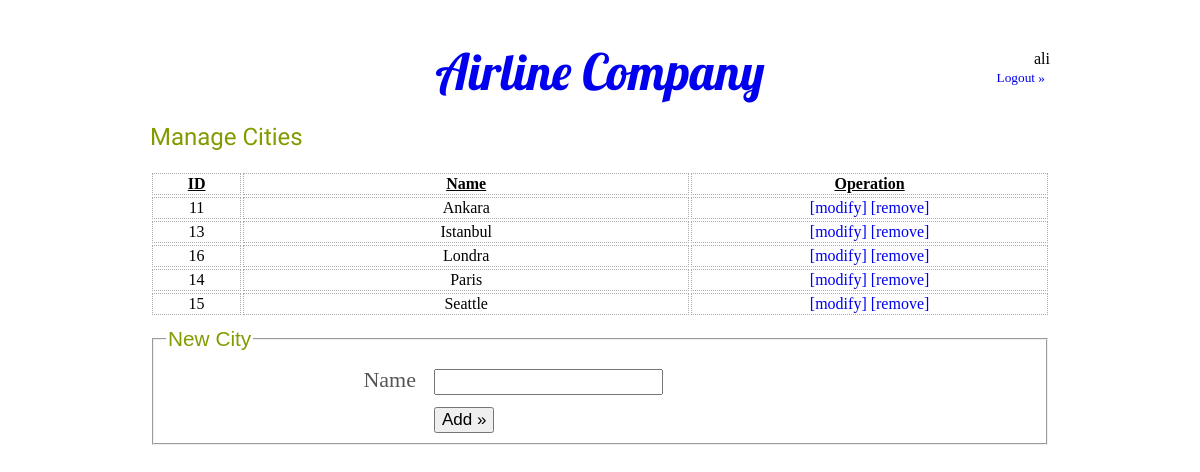
/city.php (signed in), run on the app's committed database.
### tables this page shows
CREATE TABLE `city` (
  `id` int(11) NOT NULL AUTO_INCREMENT,
  `name` varchar(100) NOT NULL,
  PRIMARY KEY (`id`)
);

### city.php (called while the page is built, shortened)
<?php
require_once 'inc.php';
$cities = Array();
$cities_result = mysql_query('SELECT * FROM city ORDER BY name', $mysql) or die(mysql_error());
while ($row = mysql_fetch_assoc($cities_result)) {
    $city['id'] = $row['id'];
	$city['name'] = $row['name'];
	$cities[] = $city;
}
require_once 'view_top.php';
require_once 'view_city.php';
require_once 'view_bottom.php';
?>

### view_city.php (the view, shortened to what this page needs)
<h2>Manage Cities</h2>
<table class='data'>
	<tr class='legend'>
		<td width='10%'>ID</td>
		<td width='50%'>Name</td>
		<td width='50%'>Operation</td>
	</tr>
<?php foreach($cities as $city){?>
	<tr>
		<td width='10%'><?=$city['id']?></td>
		<td width='50%'><?=$city['name']?></td>
		<td width='50%'>
			<a href='javascript://' onclick="edit('<?=$city['id']?>','<?=$city['name']?>')">[modify]</a>
			<a href='?action=delete&id=<?=$city['id']?>'>[remove]</a>
		</td>
	</tr>
<?php }?>
</table>
<div id='create'>
	<form method='post' action='?action=new' onsubmit='return add_check();'>
		<fieldset>
			<legend>New City</legend>
			<div class='line'>
				<div class='label'>Name</div>
				<div class='field'>
					<input type='text' name='name' id='add_name' value='<?=$add_name?>'/>
				</div>
			</div>
			<div class='line'>
				<div class='label'>&nbsp;</div>
				<div class='field'><input type='submit' value='Add &raquo;'/></div>
			</div>
		</fieldset>
	</form>
</div>

### style.css (style rules this page uses)
html, body { overflow-y: scroll; overflow: -moz-scrollbars-vertical; }
body { margin: 0; font: 16px normal 'Ubuntu', Helvetica, Arial, sans-serif, serif; }
h1, h2,h3,h4,h5 { font-family: 'Philosopher', arial, serif; color: #829C00; font-weight: normal; }
a { text-decoration:none; }
fieldset legend { font-family: Georgia, Arial, sans-serif,serif; font-size: 130%; color: #829C00; }
div.line { width:100%; clear:both; padding: 10px 0; }
div.label { width: 250px; text-align: right; font-size: 22px; padding-right: 10px; float:left; color: #555; }
div.field { font-size: 22px; width: 600px; float:right; }
input, select { font-size: 17px; }
a { padding: 5px; }
table.data { width: 100%; margin:10px auto; border: 0px; }
table.data td { border: 1px dotted #aaa; text-align: center; }
table.data tr.legend td { text-align:center; text-decoration:underline; font-weight:bold; }
table a { margin:0; padding:0; }

### data on the page
city: id "11", name "Ankara"
city: id "13", name "Istanbul"
city: id "16", name "Londra"
city: id "14", name "Paris"
city: id "15", name "Seattle"

### other printed values
$_SESSION['username'] "ali"
